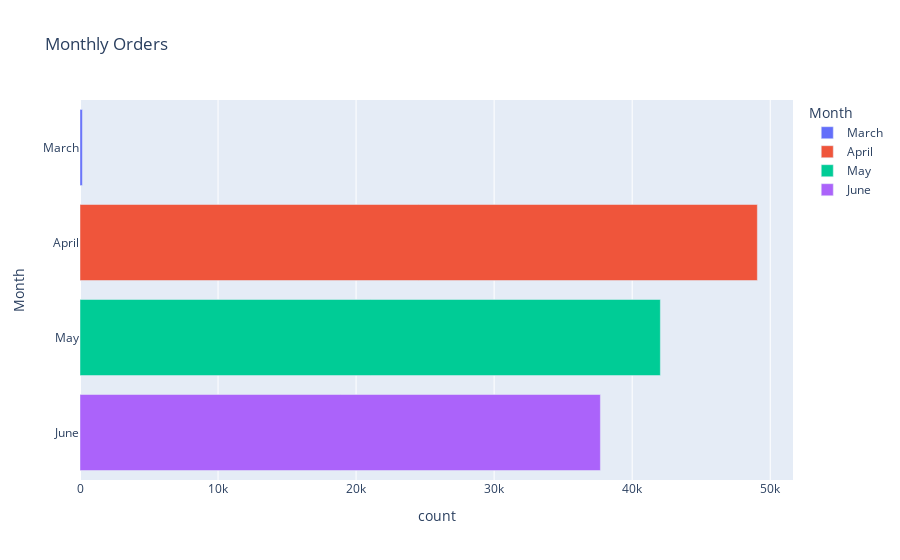

Notebook code cell kept with this figure:
### Markdown cell above
## **Horizontal Bar Graph for Monthly Orders Distribution**

### Code cell
month_order = [
     'March', 'April', 'May', 'June',
]


df['Month'] = pd.Categorical(df['Month'], categories=month_order, ordered=True)

monthly_orders = df['Month'].value_counts().reset_index().sort_values(by='Month')

fig = px.bar(
    data_frame=monthly_orders,
    x='count',
    y='Month', 
    color='Month',
    title="Monthly Orders",
    orientation='h'  
)

fig.show()

### Figure 1 — Plotly figure (JSON) as saved in the notebook; plotly's stock layout.template omitted (floating-point values rounded to 4 significant figures)
{"data": [{"alignmentgroup": "True", "hovertemplate": "Month=%{y}<br>count=%{x}<extra></extra>", "legendgroup": "March", "marker": {"color": "#636efa", "pattern": {"shape": ""}}, "name": "March", "offsetgroup": "March", "orientation": "h", "showlegend": true, "textposition": "auto", "type": "bar", "x": [171], "xaxis": "x", "y": ["March"], "yaxis": "y"}, {"alignmentgroup": "True", "hovertemplate": "Month=%{y}<br>count=%{x}<extra></extra>", "legendgroup": "April", "marker": {"color": "#EF553B", "pattern": {"shape": ""}}, "name": "April", "offsetgroup": "April", "orientation": "h", "showlegend": true, "textposition": "auto", "type": "bar", "x": [49067], "xaxis": "x", "y": ["April"], "yaxis": "y"}, {"alignmentgroup": "True", "hovertemplate": "Month=%{y}<br>count=%{x}<extra></extra>", "legendgroup": "May", "marker": {"color": "#00cc96", "pattern": {"shape": ""}}, "name": "May", "offsetgroup": "May", "orientation": "h", "showlegend": true, "textposition": "auto", "type": "bar", "x": [42040], "xaxis": "x", "y": ["May"], "yaxis": "y"}, {"alignmentgroup": "True", "hovertemplate": "Month=%{y}<br>count=%{x}<extra></extra>", "legendgroup": "June", "marker": {"color": "#ab63fa", "pattern": {"shape": ""}}, "name": "June", "offsetgroup": "June", "orientation": "h", "showlegend": true, "textposition": "auto", "type": "bar", "x": [37697], "xaxis": "x", "y": ["June"], "yaxis": "y"}], "layout": {"barmode": "relative", "legend": {"title": {"text": "Month"}, "tracegroupgap": 0}, "title": {"text": "Monthly Orders"}, "xaxis": {"anchor": "y", "domain": [0, 1], "title": {"text": "count"}}, "yaxis": {"anchor": "x", "categoryarray": ["June", "May", "April", "March"], "categoryorder": "array", "domain": [0, 1], "title": {"text": "Month"}}}}
